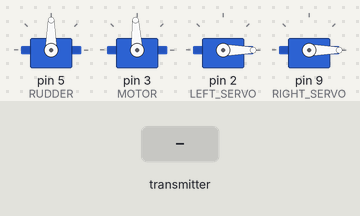
Bench run of a sketch on a simulated Arduino Uno, built with avr-gcc and run on an emulated ATmega328P. Parts: 4 × servo. The test bench sets the inputs (shaded band). No radio packets arrive unless stated.

Above: at 1.2 s.
1.3 s: the transmitter starts sending motorValue = 0
At 1.7 s:
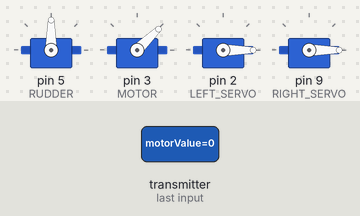
2.8 s: the transmitter starts sending rudderValue = 0
At 4.0 s:
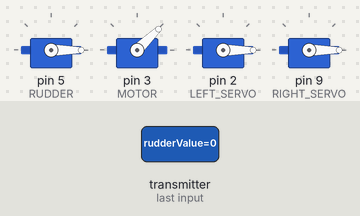
4.3 s: the transmitter starts sending rightCounter = 64
At 5.2 s:
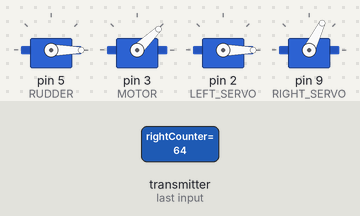
5.8 s: the transmitter starts sending leftCounter = 64
At 6.3 s:
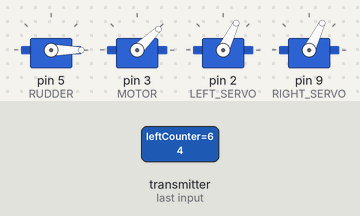
7.3 s: the transmitter starts sending motorValue = 64
At 8.5 s:
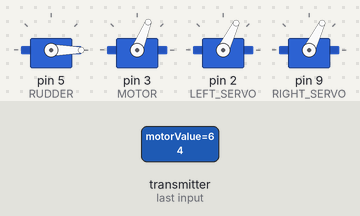
8.8 s: the transmitter starts sending rudderValue = 64
At 9.8 s:
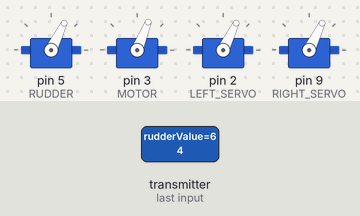
Timing chart, 0 to 11.3 s (numbered marks = the images above; inputs shaded):
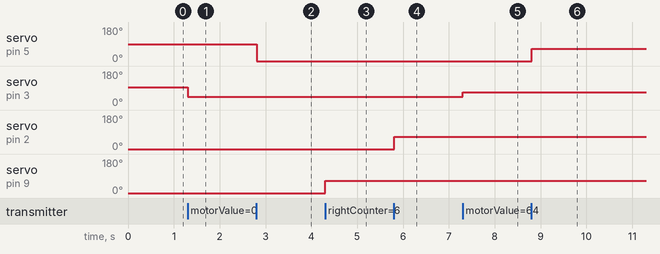

Measured:
- after the input at 1.3 s, servo on pin 3 (MOTOR): 93° → 44° at once
- after the input at 2.8 s, servo on pin 5 (RUDDER): 90° → 0° at once
- after the input at 4.3 s, servo on pin 9 (RIGHT_SERVO): 0° → 64° at once
- after the input at 5.8 s, servo on pin 2 (LEFT_SERVO): 0° → 64° at once
- after the input at 7.3 s, servo on pin 3 (MOTOR): 44° → 68° at once
- after the input at 8.8 s, servo on pin 5 (RUDDER): 0° → 64° at once

The sketch:

reciever.ino
```cpp
#include <RF24.h>
#include <RF24_config.h>
#include <nRF24L01.h>
#include <printf.h>
#include <SPI.h>
#include <Servo.h>

#define RUDDER 5
#define MOTOR 3
#define LEFT_SERVO 2
#define RIGHT_SERVO 9

RF24 radio(7, 8);  // CE, CSN

const byte address[6] = "00002";
long ackData = 0;

Servo servoRudder;
Servo servoMotor;
Servo servoLeft;
Servo servoRight;

struct Data_Package {
  byte motorValue;
  byte rudderValue;
  byte rightCounter;  // The variable to store value of the button
  byte leftCounter;   // The variable to store value of the button
};
Data_Package data;

bool newData = false;
unsigned long previousMillis = 0;
unsigned long lastRecvTime = 0;
const long interval = 20;  // Interval in milliseconds

void setup() {
  //Serial.begin(9600);
  radio.begin();
  //radio.setDataRate(RF24_250KBPS);
  radio.setPALevel(RF24_PA_HIGH);
  radio.openReadingPipe(1, address);
  radio.enableAckPayload();
  radio.writeAckPayload(1, &ackData, sizeof(ackData));  // pre-load data
  radio.startListening();

  pinMode(MOTOR, OUTPUT);
  pinMode(RUDDER, OUTPUT);
  pinMode(LEFT_SERVO, OUTPUT);
  pinMode(RIGHT_SERVO, OUTPUT);

  servoRudder.attach(RUDDER);
  servoMotor.attach(MOTOR);
  servoLeft.attach(LEFT_SERVO);
  servoRight.attach(RIGHT_SERVO);

  servoMotor.write(1500);
  servoRudder.write(90);
  servoLeft.write(0);
  servoRight.write(0);
  resetData();
}
void loop() {
  unsigned long currentMillis = millis();
  if (currentMillis - previousMillis >= interval) {
    previousMillis = currentMillis;
    getData();
    //showData();
    // if ((currentMillis - lastRecvTime) >= 3000) {
    //   resetData();  // Signal lost.. Reset data | Sinyal kayıpsa data resetleniyor
    // }
    updateReplyData();
    //showData();
    //newData = true;
    servoMotor.write(map(data.motorValue, 0, 255, 1000, 2000));
    servoRudder.write(data.rudderValue);
    servoRight.write(data.rightCounter);
    servoLeft.write(data.leftCounter);
  }
}

void resetData() {
  data.motorValue = 127;  // Motor Stop | Motor Kapalı
  data.rudderValue = 90;  // Center | Merkez
  data.leftCounter = 0;   // Center | Merkez
  data.rightCounter = 0;  // Center | Merkez
}

void getData() {
  while (radio.available()) {
    radio.read(&data, sizeof(Data_Package));
    lastRecvTime = millis();  // receive the data | data alınıyor
  }
}

void updateReplyData() {
  ackData++;
  radio.writeAckPayload(1, &ackData, sizeof(ackData));  // load the payload for the next time
}

// void showData() {
//   Serial.print("x: ");
//   Serial.print(data.rudderValue);
//   Serial.print(" y: ");
//   Serial.print(data.motorValue);
//   Serial.print(" l: ");
//   Serial.print(data.leftCounter);
//   Serial.print(" r: ");
//   Serial.println(data.rightCounter);
// }
```
